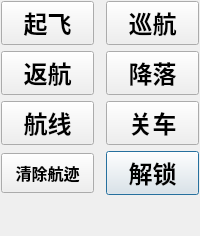
         <widget class="QWidget" name="tab">
          <attribute name="title">
           <string>指令</string>
          </attribute>
          <layout class="QGridLayout" name="gridLayout_5">
           <property name="leftMargin">
            <number>1</number>
           </property>
           <property name="topMargin">
            <number>1</number>
           </property>
           <property name="rightMargin">
            <number>1</number>
           </property>
           <property name="bottomMargin">
            <number>1</number>
           </property>
           <property name="horizontalSpacing">
            <number>2</number>
           </property>
           <item row="0" column="0">
            <layout class="QVBoxLayout" name="verticalLayout_2">
             <property name="spacing">
              <number>4</number>
             </property>
             <property name="topMargin">
              <number>0</number>
             </property>
             <property name="bottomMargin">
              <number>0</number>
             </property>
             <item>
              <layout class="QGridLayout" name="gridLayout_4">
               <property name="horizontalSpacing">
                <number>12</number>
               </property>
               <property name="verticalSpacing">
                <number>6</number>
               </property>
               <item row="1" column="0">
                <widget class="QPushButton" name="BackhomeButton">
                 <property name="minimumSize">
                  <size>
                   <width>0</width>
                   <height>40</height>
                  </size>
                 </property>
                 <property name="font">
                  <font>
                   <family>微软雅黑</family>
                   <pointsize>18</pointsize>
                   <weight>75</weight>
                   <bold>true</bold>
                  </font>
                 </property>
                 <property name="autoFillBackground">
                  <bool>false</bool>
                 </property>
                 <property name="text">
                  <string>返航</string>
                 </property>
                </widget>
               </item>
               <item row="1" column="1">
                <widget class="QPushButton" name="LandingButton">
                 <property name="minimumSize">
                  <size>
                   <width>0</width>
                   <height>40</height>
                  </size>
                 </property>
                 <property name="font">
                  <font>
                   <family>微软雅黑</family>
                   <pointsize>18</pointsize>
                   <weight>75</weight>
                   <bold>true</bold>
                  </font>
                 </property>
                 <property name="autoFillBackground">
                  <bool>false</bool>
                 </property>
                 <property name="text">
                  <string>降落</string>
                 </property>
                </widget>
               </item>
               <item row="0" column="0">
                <widget class="QPushButton" name="TakeOffButton">
                 <property name="minimumSize">
                  <size>
                   <width>0</width>
                   <height>40</height>
                  </size>
                 </property>
                 <property name="font">
                  <font>
                   <family>微软雅黑</family>
                   <pointsize>18</pointsize>
                   <weight>75</weight>
                   <bold>true</bold>
                  </font>
                 </property>
                 <property name="autoFillBackground">
                  <bool>false</bool>
                 </property>
                 <property name="text">
                  <string>起飞</string>
                 </property>
                 <property name="checkable">
                  <bool>false</bool>
                 </property>
                 <property name="checked">
                  <bool>false</bool>
                 </property>
                </widget>
               </item>
               <item row="4" column="0">
                <widget class="QPushButton" name="ClearTrail">
                 <property name="minimumSize">
                  <size>
                   <width>0</width>
                   <height>40</height>
                  </size>
                 </property>
                 <property name="font">
                  <font>
                   <family>微软雅黑</family>
                   <pointsize>12</pointsize>
                   <weight>75</weight>
                   <bold>true</bold>
                  </font>
                 </property>
                 <property name="text">
                  <string>清除航迹</string>
                 </property>
                </widget>
               </item>
               <item row="2" column="0">
                <widget class="QPushButton" name="TravelButton">
                 <property name="minimumSize">
                  <size>
                   <width>0</width>
                   <height>40</height>
                  </size>
                 </property>
                 <property name="font">
                  <font>
                   <family>微软雅黑</family>
                   <pointsize>18</pointsize>
                   <weight>75</weight>
                   <bold>true</bold>
                  </font>
                 </property>
                 <property name="autoFillBackground">
                  <bool>false</bool>
                 </property>
                 <property name="text">
                  <string>航线</string>
                 </property>
                </widget>
               </item>
               <item row="0" column="1">
                <widget class="QPushButton" name="RouteButton">
                 <property name="minimumSize">
                  <size>
                   <width>0</width>
                   <height>40</height>
                  </size>
                 </property>
                 <property name="font">
                  <font>
                   <family>微软雅黑</family>
                   <pointsize>18</pointsize>
                   <weight>75</weight>
                   <bold>true</bold>
                  </font>
                 </property>
                 <property name="autoFillBackground">
                  <bool>false</bool>
                 </property>
                 <property name="text">
                  <string>巡航</string>
                 </property>
                </widget>
               </item>
               <item row="2" column="1">
                <widget class="QPushButton" name="CutOff">
                 <property name="minimumSize">
                  <size>
                   <width>0</width>
                   <height>40</height>
                  </size>
                 </property>
                 <property name="font">
                  <font>
                   <family>微软雅黑</family>
                   <pointsize>18</pointsize>
                   <weight>75</weight>
                   <bold>true</bold>
                  </font>
                 </property>
                 <property name="text">
                  <string>关车</string>
                 </property>
                </widget>
               </item>
               <item row="4" column="1">
                <widget class="QPushButton" name="LockButton">
                 <property name="minimumSize">
                  <size>
                   <width>0</width>
                   <height>40</height>
                  </size>
                 </property>
                 <property name="font">
                  <font>
                   <family>微软雅黑</family>
                   <pointsize>18</pointsize>
                   <weight>75</weight>
                   <bold>true</bold>
                  </font>
                 </property>
                 <property name="focusPolicy">
                  <enum>Qt::StrongFocus</enum>
                 </property>
                 <property name="layoutDirection">
                  <enum>Qt::LeftToRight</enum>
                 </property>
                 <property name="autoFillBackground">
                  <bool>false</bool>
                 </property>
                 <property name="styleSheet">
                  <string notr="true"/>
                 </property>
                 <property name="text">
                  <string>解锁</string>
                 </property>
                 <property name="checkable">
                  <bool>false</bool>
                 </property>
                 <property name="checked">
                  <bool>false</bool>
                 </property>
                 <property name="autoExclusive">
                  <bool>false</bool>
                 </property>
                 <property name="autoDefault">
                  <bool>false</bool>
                 </property>
                 <property name="default">
                  <bool>true</bool>
                 </property>
                 <property name="flat">
                  <bool>false</bool>
                 </property>
                </widget>
               </item>
              </layout>
             </item>
             <item>
              <spacer name="verticalSpacer">
               <property name="orientation">
                <enum>Qt::Vertical</enum>
               </property>
               <property name="sizeHint" stdset="0">
                <size>
                 <width>20</width>
                 <height>40</height>
                </size>
               </property>
              </spacer>
             </item>
            </layout>
           </item>
          </layout>
         </widget>
